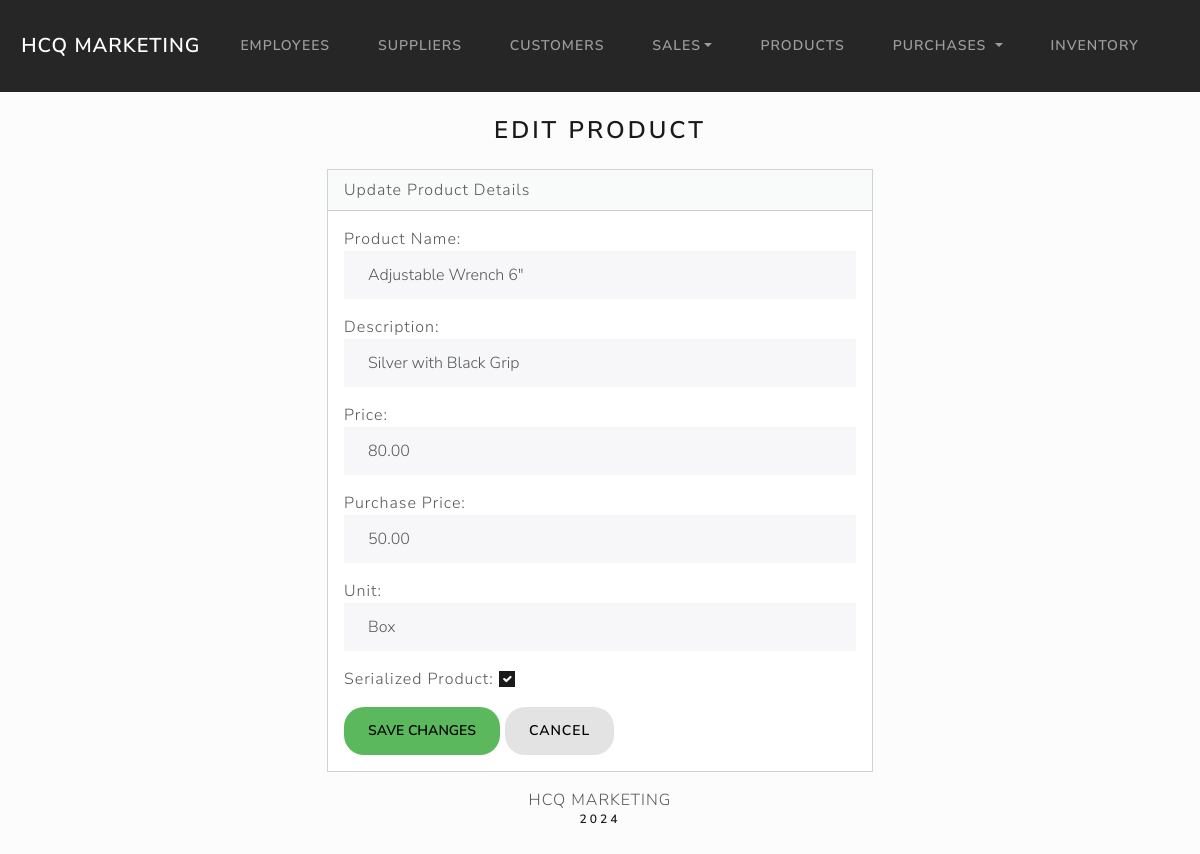
Page /edit/1/ on the committed database.
### products/models.py (models this page shows, shortened)
class Product(models.Model):
    product_code = models.CharField(max_length=100, default='DEFAULT_CODE')
    product_name = models.CharField(max_length=100)
    product_descript = models.TextField()
    product_price = models.DecimalField(max_digits=10, decimal_places=2)
    product_unit = models.CharField(max_length=50)
    purchase_price = models.DecimalField(max_digits=10, decimal_places=2, null=True, blank=True)  # Price from supplier (optional)
    is_serialized = models.BooleanField(default=False)  # New field

### products/views.py (the view)
# urls.py: path('edit/<int:product_id>/', views.product_edit, name='product_edit'),
def product_edit(request, product_id):
    product = get_object_or_404(Product, id=product_id)
    if request.method == 'POST':
        form = ProductForm(request.POST, instance=product)
        if form.is_valid():
            form.save()
            return redirect('products_index')  # Updated to match your URL pattern
    else:
        form = ProductForm(instance=product)
    return render(request, 'products/product_edit.html', {'form': form})

### products/forms.py
class ProductForm(forms.ModelForm):
    class Meta:
        model = Product
        fields = ['product_name', 'product_descript', 'product_price', 'purchase_price', 'product_unit', 'is_serialized']
        labels = {
            'product_name': 'Product Name',
            'product_descript': 'Description',
            'product_price': 'Price',
            'purchase_price': 'Purchase Price',
            'product_unit': 'Unit',
            'is_serialized': 'Serialized Product',
        }
        widgets = {
            'product_name': forms.TextInput(attrs={'class': 'form-control'}),
            'product_descript': forms.TextInput(attrs={'class': 'form-control'}),
            'product_price': forms.NumberInput(attrs={'class': 'form-control'}),
            'purchase_price': forms.NumberInput(attrs={'class': 'form-control'}),
            'product_unit': forms.TextInput(attrs={'class': 'form-control'}),
            'is_serialized': forms.CheckboxInput(attrs={'class': 'form-check-input'}),
        }

### products/templates/products/product_edit.html (shortened to what this page needs)
{% extends "base.html" %}
{% block body %}
<div class="container mt-4">
    <h3 class="text-center mb-4">Edit Product</h3>
    <div class="row justify-content-center">
        <div class="col-6">
            <div class="card bg-secondary mb-3">
                <div class="card-header">Update Product Details</div>
                <div class="card-body">
                    <form method="POST">
                        {{ form.as_p }}
                        <button type="submit" class="btn btn-add-save">Save Changes</button>
                        <a href="{% url 'products_index' %}" class="btn btn-cancel">Cancel</a>
                    </form>
                </div>
            </div>
        </div>
    </div>
</div>
{% endblock %}

### index/static/css/custom-styles.css (style rules this page uses)
.btn { border-radius: 50px; }
.btn-add-save { --bs-btn-bg: #5CB85C !important; --bs-bg-opacity: 1 !important; --bs-btn-border-color: #5CB85C !important; --bs-btn-color: #000 !important; border-radius: 20px; }
.btn-cancel { --bs-btn-bg: #E3E3E3 !important; --bs-bg-opacity: 1 !important; --bs-btn-border-color: #E3E3E3 !important; --bs-btn-color: #000 !important; border-radius: 20px; }

### rows in the picture
Product: product_name "Adjustable Wrench 6\"", product_descript "Silver with Black Grip", product_price "80.00", purchase_price "50.00", product_unit "Box", is_serialized "☑"
